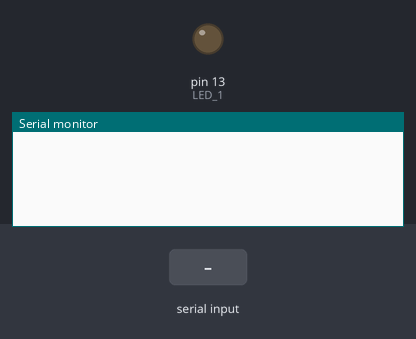
Recording of a sketch running on a simulated Arduino Uno, built with avr-gcc and run on an emulated ATmega328P. On the bench: output pins drawn as LEDs (lit = HIGH), the last lines printed to the serial monitor. Inputs (shaded band) come from the test bench.

Above: at 1.2 s.
1.3 s: "1" received over Serial
At 2.3 s:
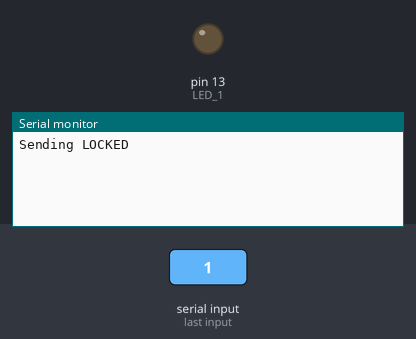
2.8 s: "true" received over the second serial link
At 3.7 s:
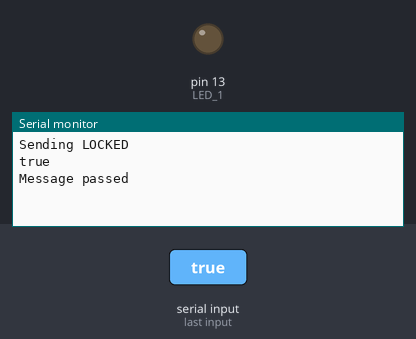
4.3 s: "2" received over Serial
At 4.6 s:
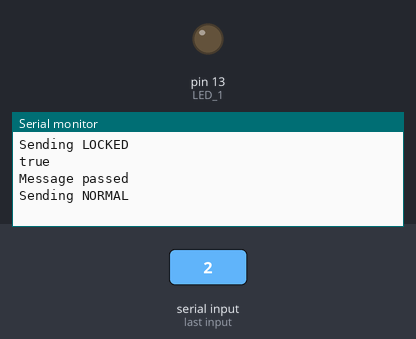

Measured:
- after the input at 1.3 s, the serial monitor: prints a new line at once (image 1)
- after the input at 2.8 s, the serial monitor: prints a new line at once (image 2)
- after the input at 4.3 s, the serial monitor: prints a new line at once (image 3)

The sketch:

MCU1_Communication_Final.ino
```cpp
#include <SoftwareSerial.h>
#define RxD 9
#define TxD 8
#define LED_1 13
SoftwareSerial master(RxD, TxD);

char receivedChar;
char readedChar;
String receivedStr ="";


void setup() {
 Serial.begin(9600);
 pinMode(RxD, INPUT);   //received data from slave to master
 pinMode(TxD, OUTPUT);  //send data from master to slave
 pinMode(LED_1,OUTPUT);
 master.begin(9600); // Initialise the communication (Why do we need to set baud rate?)
 digitalWrite(LED_1,LOW);
}

void loop() {
  //Serial.print(Serial.available());
  if (Serial.available()>0){ //if True
    readedChar = Serial.read();
    if (readedChar == '1'){
      Serial.println("Sending LOCKED");
      master.write("LOCKED");
    }
    if (readedChar == '2'){
      Serial.println("Sending NORMAL");
      master.write("NORMAL");
    }
  }
  if (master.available()>0){
      receivedChar = master.read();
      receivedStr = String(receivedStr + receivedChar);
      if (receivedStr == "true"){
        Serial.println(receivedStr);
        Serial.println("Message passed");
        receivedStr = "";
      }
  }
}
```
